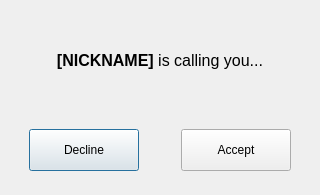
<?xml version="1.0" encoding="UTF-8"?>
<ui version="4.0">
 <class>ReceiveCallDiag</class>
 <widget class="QDialog" name="ReceiveCallDiag">
  <property name="geometry">
   <rect>
    <x>0</x>
    <y>0</y>
    <width>320</width>
    <height>195</height>
   </rect>
  </property>
  <property name="windowTitle">
   <string>Call</string>
  </property>
  <property name="modal">
   <bool>true</bool>
  </property>
  <layout class="QHBoxLayout" name="horizontalLayout">
   <item>
    <layout class="QVBoxLayout" name="verticalLayout" stretch="3,2">
     <item>
      <layout class="QHBoxLayout" name="horizontalLayout_2">
       <item>
        <widget class="QLabel" name="NameCallingText">
         <property name="text">
          <string>&lt;html&gt;&lt;head/&gt;&lt;body&gt;&lt;p&gt;&lt;span style=&quot; font-size:12pt; font-weight:500;&quot;&gt;[NICKNAME]&lt;/span&gt;&lt;span style=&quot; font-size:12pt;&quot;&gt; is calling you...&lt;/span&gt;&lt;/p&gt;&lt;/body&gt;&lt;/html&gt;</string>
         </property>
         <property name="alignment">
          <set>Qt::AlignCenter</set>
         </property>
         <property name="wordWrap">
          <bool>true</bool>
         </property>
        </widget>
       </item>
      </layout>
     </item>
     <item>
      <layout class="QHBoxLayout" name="horizontalLayout_3">
       <item>
        <layout class="QHBoxLayout" name="horizontalLayout_5">
         <item alignment="Qt::AlignHCenter|Qt::AlignVCenter">
          <widget class="QPushButton" name="DeclineButton">
           <property name="minimumSize">
            <size>
             <width>110</width>
             <height>42</height>
            </size>
           </property>
           <property name="maximumSize">
            <size>
             <width>110</width>
             <height>42</height>
            </size>
           </property>
           <property name="text">
            <string>Decline</string>
           </property>
          </widget>
         </item>
        </layout>
       </item>
       <item>
        <layout class="QHBoxLayout" name="horizontalLayout_4">
         <item alignment="Qt::AlignHCenter|Qt::AlignVCenter">
          <widget class="QPushButton" name="AcceptButton">
           <property name="minimumSize">
            <size>
             <width>110</width>
             <height>42</height>
            </size>
           </property>
           <property name="maximumSize">
            <size>
             <width>110</width>
             <height>42</height>
            </size>
           </property>
           <property name="text">
            <string>Accept</string>
           </property>
          </widget>
         </item>
        </layout>
       </item>
      </layout>
     </item>
    </layout>
   </item>
  </layout>
 </widget>
 <resources/>
 <connections/>
</ui>
